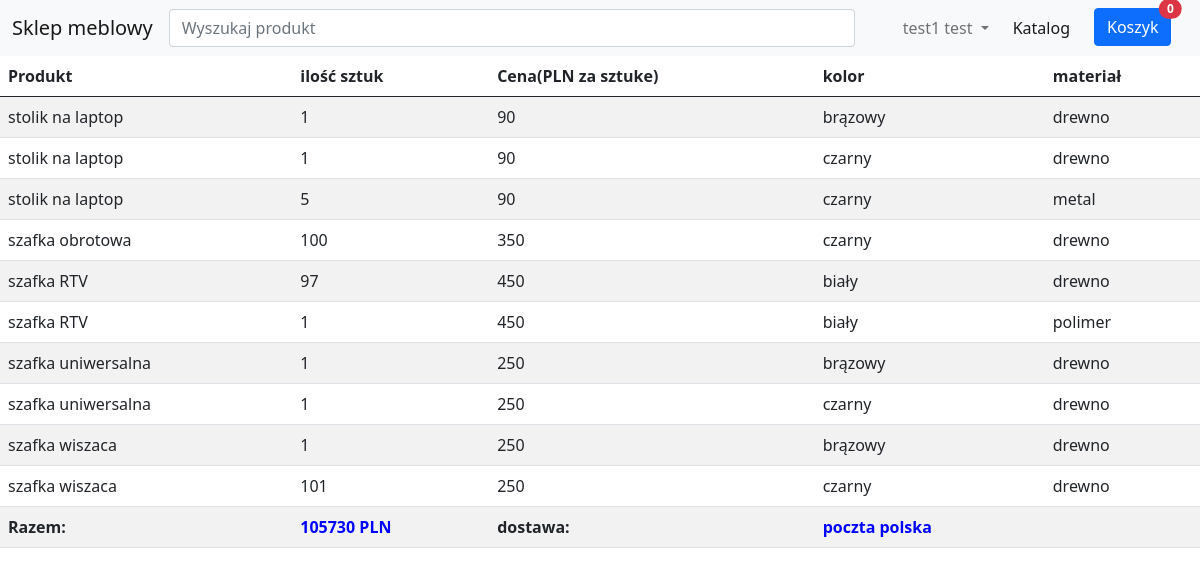
Screenshot of /projekt/order_details.php?id=4 (signed in) with the database file from the repository.
### tables this page shows
CREATE TABLE `zamowienia` (
  `zamowienie_id` int(11) NOT NULL,
  `data_zamowienia` date NOT NULL,
  `uzytkownik_id` int(11) NOT NULL,
  `adres_dostawy` varchar(150) NOT NULL,
  `status_zamowienia` varchar(20) NOT NULL,
  `dostawa` varchar(64) NOT NULL
);

### projekt/order_details.php (the view, shortened to what this page needs)
<!DOCTYPE html>
<html lang="en">
<head>
  <link rel="stylesheet" href="style.css">
  <link href="https://cdn.jsdelivr.net/npm/bootstrap@5.0.2/dist/css/bootstrap.min.css" rel="stylesheet"
>
</head>
<body>
<?php
    include("../projekt/model/nav_bar.php");
  ?>
  <table class="table table-striped">
  <thead>
    <tr>
      <th scope="col">Produkt</th>
      <th scope="col">ilość sztuk</th>
      <th scope="col">Cena(PLN za sztuke)</th>
      <th scope="col">kolor</th>
      <th scope="col">materiał</th>
    </tr>
  </thead>
  <tbody>
      <?php
      require("controller/connection.php");
      if(isset($_SESSION['email'])){
        $zid = $_GET['id'];
        $email = $_SESSION['email'];
        $query = "select DISTINCT p.nazwa, sum(t.ilosc_sztuk), p.cena, t.kolor, t.material, z.dostawa from zamowienia z
        join uzytkownicy u on u.uzytkownicy_id = z.uzytkownik_id
        join tranzakcje t on t.zamowienie_id = z.zamowienie_id
        join produkty p on p.produkt_id = t.produkt_id
        where u.email = '$email' and z.zamowienie_id = '$zid'
        group by p.nazwa, t.kolor, t.material";
        try{
            $result = mysqli_query($connection,$query);
            $suma = 0;
            while ($row = $result->fetch_row()) {
              $dostawa = $row[5];
                echo "
                <tr>
                    <td>$row[0]</td>
                    <td>$row[1]</td>
                    <td>$row[2]</td>
                    <td>$row[3]</td>
                    <td>$row[4]</td>
                </tr>
                ";
                $suma += $row[1] * $row[2];
            };
            echo "
                <tr>
                    <td style=\"font-weight: bold\">Razem:</td>
                    <td style=\"font-weight: bold; color: blue\">$suma PLN</td>
                    <td style=\"font-weight: bold;\">dostawa: </td>
                    <td style=\"font-weight: bold; color: blue\">$dostawa</td>
                    <td></td>
                </tr>
                ";
        }catch(Exception $e){
            echo $e;
            exit;
        }
      }
      ?>
  </tbody>
</table>
</body>
</html>

### projekt/style.css (style rules this page uses)
* { box-sizing:border-box }

### rows the page displays
zamowienia: row "stolik na laptop", row "1", row "90", row "brązowy", row "drewno", row "czarny", row "5", row "metal", row "szafka obrotowa", row "100", row "350", row "szafka RTV", row "97", row "450", row "biały", row "polimer", row "szafka uniwersalna", row "250", row "szafka wiszaca", row "101", dostawa "poczta polska"

### other values shown
$_SESSION["logged"] "test1 test"
$suma "105730"
